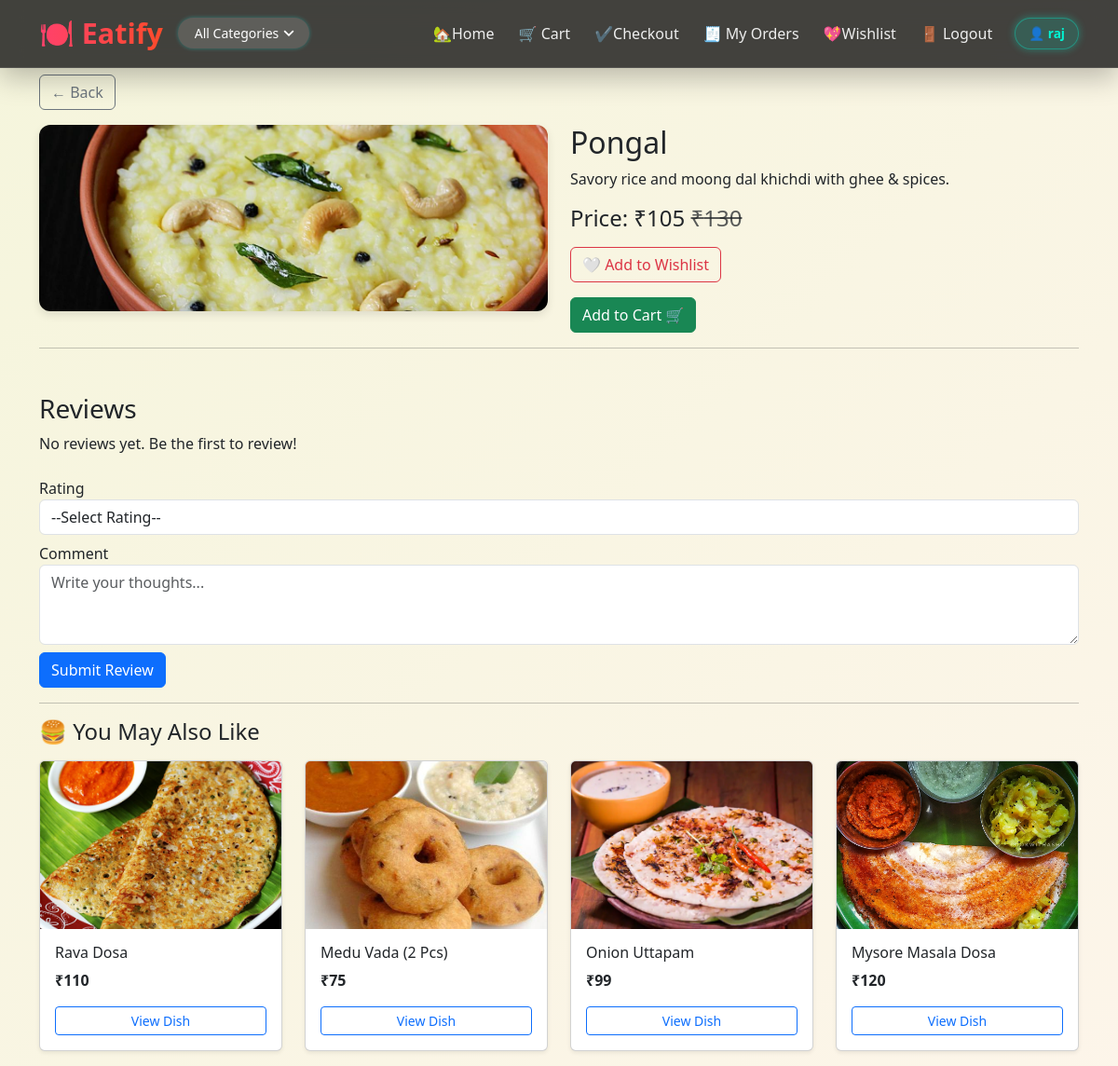
The page /food/pongal/ (signed in) on the database as committed earlier.
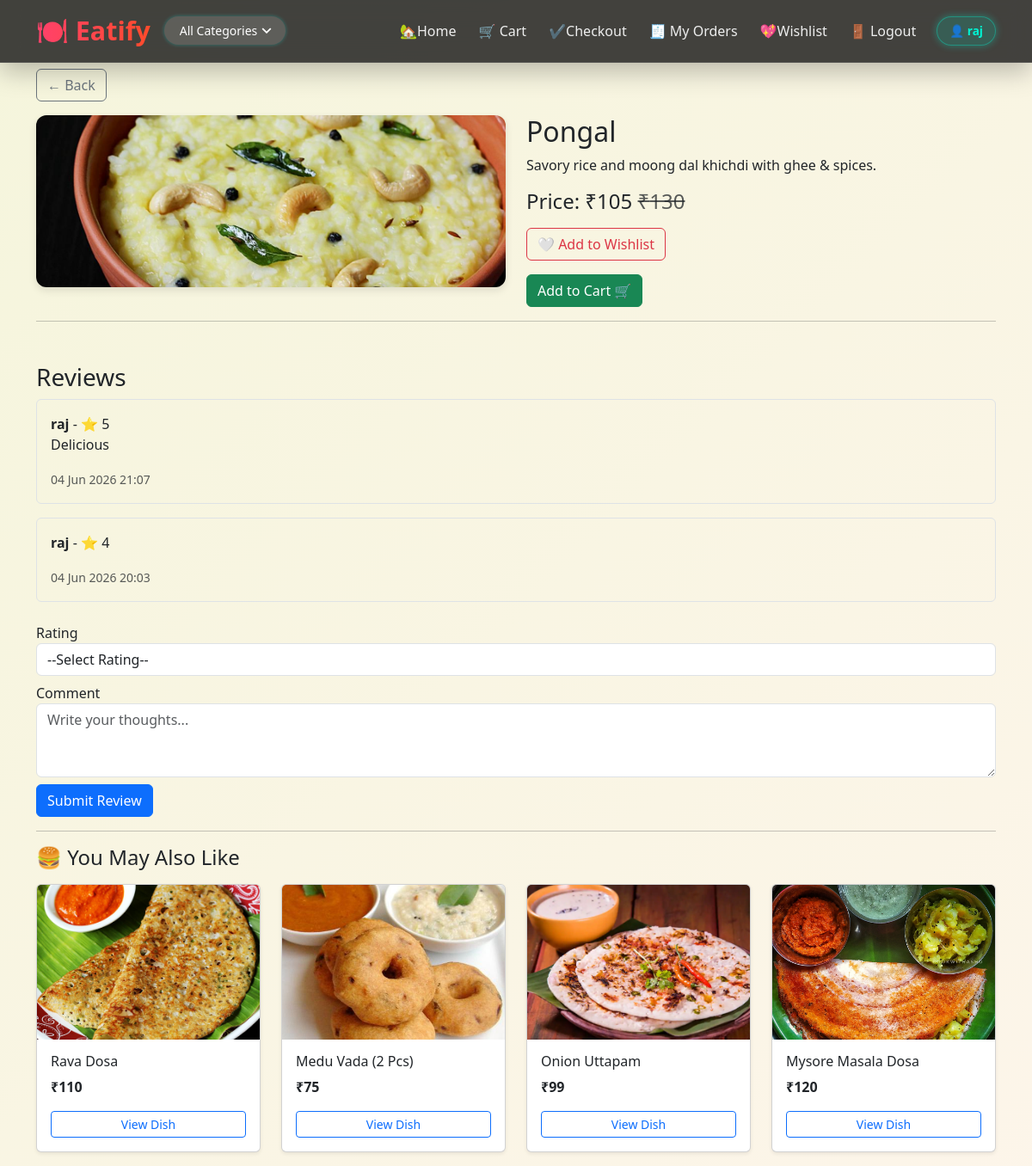
The same page on the database as committed later.
### Eatify/models.py (models this page shows, shortened)
class BaseModel(models.Model):
    uid = models.UUIDField(default=uuid.uuid4, editable=False, primary_key=True)
    created_at = models.DateTimeField(auto_now_add=True)
    update_at = models.DateTimeField(auto_now=True)
    class Meta:
        abstract = True

class Food(BaseModel):
    category = models.ForeignKey(Category, on_delete=models.CASCADE, related_name='foods')
    food_name = models.CharField(max_length=100)
    food_slug = models.SlugField(unique=True)
    food_description = models.TextField()
    food_price = models.IntegerField(default=0)
    food_demo_price = models.IntegerField(default=0)
    quantity = models.CharField(max_length=50, null=True, blank=True)

class FoodImages(BaseModel):
    food = models.ForeignKey(Food, on_delete=models.CASCADE, related_name="images")
    food_image = models.ImageField(upload_to="products")

class Review(BaseModel):
    user = models.ForeignKey(User, on_delete=models.CASCADE)
    food = models.ForeignKey(Food, on_delete=models.CASCADE, related_name="reviews")
    rating = models.IntegerField(choices=[(i, i) for i in range(1, 6)])
    comment = models.TextField(null=True, blank=True)

### Eatify/views.py (the view)
# urls.py: path('food/<slug:slug>/', food_detail, name='food_detail'),
@login_required
def food_detail(request, slug):
    food = get_object_or_404(
        Food.objects.annotate(
            avg_rating=Avg("reviews__rating"),
            review_count=Count("reviews")
        ),
        food_slug=slug
    )
    recommended_foods = Food.objects.filter(
    category=food.category
).exclude(
    uid=food.uid
)[:4]
    wishlist_items = Wishlist.objects.filter(user=request.user).values_list('food', flat=True)
    reviews = Review.objects.filter(food=food).order_by('-created_at')
    return render(request, 'food_detail.html', {
        'food': food,
        'wishlist_items': wishlist_items,
        'reviews': reviews,
        'recommended_foods': recommended_foods,
    })

### Eatify/templates/food_detail.html (shortened to what this page needs)
{% extends 'eatifybase.html' %}
{% block content %}
<a href="{% url 'eatify_home' %}" class="btn btn-outline-secondary mb-3">← Back</a>
<div class="row">
    <div class="col-md-6">
        <img src="{{ food.images.first.food_image.url }}" class="food-img" alt="{{ food.food_name }}">
    </div>
    <div class="col-md-6">
        <h2>{{ food.food_name }}</h2>
        <p>{{ food.food_description }}</p>
        <h4>
            Price: ₹{{ food.food_price }}
            <del class="text-muted">₹{{ food.food_demo_price }}</del>
        </h4>
        {% if food in wishlist_items %}
            <a href="{% url 'remove_from_wishlist' food.uid %}" class="btn btn-danger mt-2">❤️ Remove from Wishlist</a>
        {% else %}
            <a href="{% url 'add_to_wishlist' food.uid %}" class="btn btn-outline-danger mt-2">🤍 Add to Wishlist</a>
        {% endif %}
        <form action="{% url 'add_to_cart' food.uid %}" method="post" class="mt-3">
            <button class="btn btn-success">Add to Cart 🛒</button>
        </form>
    </div>
</div>
<hr>
<h3 class="mt-5">Reviews</h3>
{% for review in reviews %}
    <div class="border p-3 mb-3 rounded">
        <strong>{{ review.user.username }}</strong> - ⭐ {{ review.rating }}
        <p>{{ review.comment }}</p>
        <small class="text-muted">{{ review.created_at|date:"d M Y H:i" }}</small>
    </div>
{% empty %}
    <p>No reviews yet. Be the first to review!</p>
{% endfor %}
<form action="{% url 'add_review' food.uid %}" method="post" class="mt-4">
    <div class="mb-2">
        <label for="rating">Rating</label>
        <select name="rating" class="form-control" required>
            <option value="">--Select Rating--</option>
        </select>
    </div>
    <div class="mb-2">
        <label for="comment">Comment</label>
        <textarea name="comment" class="form-control" rows="3" placeholder="Write your thoughts..."></textarea>
    </div>
    <button type="submit" class="btn btn-primary">Submit Review</button>
</form>
<hr>
<h4 class="mb-3">🍔 You May Also Like</h4>
<div class="row">
    {% for item in recommended_foods %}
        <div class="col-md-3">
            <div class="card mb-3 shadow-sm">
                {% if item.images.first %}
                    <img src="{{ item.images.first.food_image.url }}"
                         class="card-img-top"
                         style="height:180px;object-fit:cover;">
                {% endif %}
                <div class="card-body">
                    <h6>{{ item.food_name }}</h6>
                    <p class="fw-bold">₹{{ item.food_price }}</p>
                    <a href="{% url 'food_detail' item.food_slug %}"
                       class="btn btn-outline-primary btn-sm w-100">
                        View Dish
                    </a>
                </div>
            </div>
        </div>
    {% endfor %}
</div>
{% endblock %}

### Eatify/templates/eatifybase.html (shortened to what this page needs)
<!DOCTYPE html>
<html lang="en">
<head>
    <link href="https://cdn.jsdelivr.net/npm/bootstrap@5.3.3/dist/css/bootstrap.min.css" rel="stylesheet">
     <link rel="stylesheet"
href="https://cdn.jsdelivr.net/npm/bootstrap-icons@1.11.3/font/bootstrap-icons.min.css">
</head>
<body>
<nav class="navbar navbar-expand-lg navbar-dark navbar-premium fixed-top">
    <div class="container">
        <div class="d-flex align-items-center gap-3">
            <a class="navbar-brand fw-bold" href="{% url 'eatify_home' %}">
                🍽️ Eatify
            </a>
        </div>
        <div class="collapse navbar-collapse" id="navbarContent">
            <form method="get" action="{% url 'eatify_home' %}" class="d-flex me-auto">
                <select class="form-select form-select-sm category-select" name="category" onchange="this.form.submit()">
                    <option value="">All Categories</option>
                </select>
            </form>
            <ul class="navbar-nav ms-auto">
                <li class="nav-item"><a class="nav-link" href="{% url 'eatify_home' %}">🏡Home</a></li>
                {% if user.is_authenticated %}
                    <li class="nav-item"><a class="nav-link" href="{% url 'view_cart' %}">🛒 Cart</a></li>
                    <li class="nav-item"><a class="nav-link" href="{% url 'checkout' %}">✔️Checkout</a></li>
                    <li class="nav-item"><a class="nav-link" href="{% url 'order_history' %}">🧾 My Orders</a></li>
                    <li class="nav-item"><a class="nav-link" href="{% url 'wishlist_view' %}">💖Wishlist </a></li>
                    <li class="nav-item"><a class="nav-link text-danger" href="{% url 'eatify_logout' %}">🚪 Logout</a></li>
                    <li class="nav-item ms-3 d-flex align-items-center">
                        <span id="userBadge" class="user-badge">
                            👤 {{ user.first_name|default:user.username }}
                        </span>
                    </li>
                {% else %}
                    <li class="nav-item"><a class="nav-link" href="{% url 'eatify_login' %}">Login</a></li>
                    <li class="nav-item"><a class="nav-link" href="{% url 'eatify_register' %}">Register</a></li>
                {% endif %}
            </ul>
        </div>
    </div>
</nav>
<div class="container">
    {% block content %}{% endblock %}
</div>
</body>
</html>

### Eatify/templates/eatifybase.html (style rules this page uses)
body { margin: 0; padding-top: 80px; font-family: 'Segoe UI', sans-serif; background: linear-gradient(-45deg, #f0f8ff, #ffe4e1, #fff5ee, #f5f5dc); background-size: 400% 400%; animation: gradientBG 15s ease infinite; }
.navbar-premium { background: rgba(20, 20, 20, 0.8); backdrop-filter: blur(12px); -webkit-backdrop-filter: blur(12px); border-bottom: 1px solid rgba(255, 255, 255, 0.1); box-shadow: 0 10px 30px rgba(0, 0, 0, 0.25); }
.navbar-brand { font-weight: 900; font-size: 1.9rem; background: linear-gradient(to right, #FF416C, #FF4B2B); -webkit-background-clip: text; background-clip: text; -webkit-text-fill-color: transparent; }
.navbar-premium .nav-link { font-weight: 500; color: #eee !important; margin-left: 10px; transition: all 0.3s ease; }
.category-select { border-radius: 25px; border: none; padding: 6px 18px; font-weight: 500; background: rgba(255, 255, 255, 0.15); color: #fff; box-shadow: 0 0 4px rgba(0,255,255,0.3); transition: all 0.3s ease; appearance: none; background-repeat: no-repeat; background-position: right 1rem center; background-size: 12px; padding-right: 2rem; }
.category-select option { background-color: #333 !important; color: #fff; padding: 10px; }
.food-img { width: 100%; height: 200px; object-fit: cover; border-radius: 12px; box-shadow: 0 4px 10px rgba(0,0,0,0.1); transition: transform 0.3s ease; }
.user-badge { font-size: 0.85rem; font-weight: 600; color: #00f5d4; padding: 6px 14px; border-radius: 20px; background: rgba(0, 245, 212, 0.15); border: 1px solid rgba(0, 245, 212, 0.35); box-shadow: 0 0 8px rgba(0, 245, 212, 0.35); white-space: nowrap; opacity: 0; transform: translateX(20px); }

Rows that differ between the two databases and show on the page:
added Review: user.username "raj", rating "5", comment "Delicious", created_at "04 Jun 2026 21:07"
added Review: user.username "raj", rating "4", created_at "04 Jun 2026 20:03"
Other text that changed with them:
text no longer shown: "No reviews yet. Be the first to review!"
